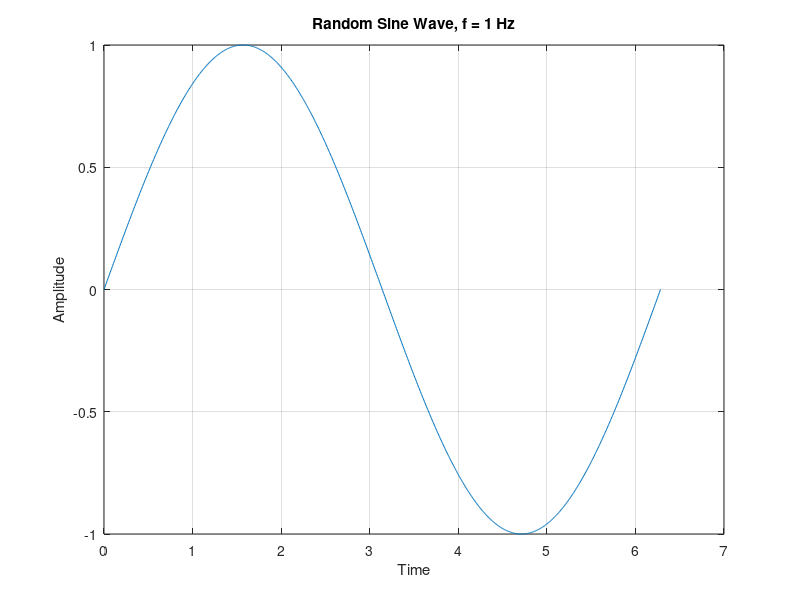

The MATLAB script that drew this image:
% Day 085: Random Sine Wave
f = randi([1, 10]);
t = linspace(0, 2*pi, 1000);
y = sin(f*t);
plot(t, y);
title(['Random Sine Wave, f = ' num2str(f) ' Hz']);
xlabel('Time');
ylabel('Amplitude');
grid on;
